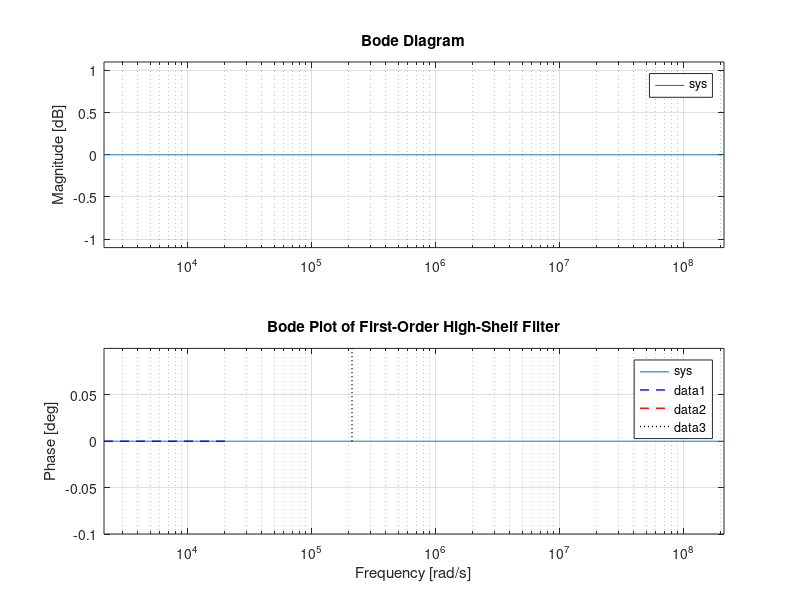

Recreate this plot in MATLAB.
% Shelving filter parameters
R = 470;            % ohm
C = 0.01e-6;        % F
Rfb = 20e3;         % feedback/top resistor
Rin = 20e3;         % input/inverting resistor

% Compute gains and corner
G_low  = 1;                         % low-freq gain
G_high = 1 + Rfb/Rin;               % high-freq gain = 1 + 20k/20k = 2
w0     = 1/(R*C);                   % rad/s
f0     = w0/(2*pi);                 % Hz

fprintf('Low-freq gain  = %.1f (%.1f dB)\n', G_low, 20*log10(G_low));
fprintf('High-freq gain = %.1f (%.1f dB)\n', G_high, 20*log10(G_high));
fprintf('Shelf corner   = %.1f kHz\n', f0/1e3);

% Transfer function H(s) = (G_low + (G_high - G_low)*s/(w0)) / (1 + s/(w0))
% Equivalent form: numerator = [ (G_high-G_low)/w0, G_low ]
%                  denom     = [ 1/w0,       1    ]
num = [ (G_high - G_low)/w0,  G_low ];
den = [       1/w0,            1    ];

sys = tf(num, den);

% Bode plot
figure;
bode(sys, {w0/100, w0*1000})
grid on
title('Bode Plot of First-Order High-Shelf Filter')

% Annotate with shelf gains and corner
hold on
mag_low  = 20*log10(G_low);
mag_high = 20*log10(G_high);
semilogx([w0/100, w0/10], [mag_low, mag_low], 'b--','LineWidth',1);
semilogx([w0*10, w0*1000], [mag_high, mag_high], 'r--','LineWidth',1);
semilogx([w0, w0],[mag_low, mag_high],'k:','LineWidth',1);
text(w0/10, mag_low+1, sprintf(' 0 dB shelf'));
text(w0*50, mag_high+1, sprintf(' +6 dB shelf'));
text(w0*1.1, mag_low + (mag_high-mag_low)/2, sprintf(' f_0 = %.1f kHz', f0/1e3));
hold off
